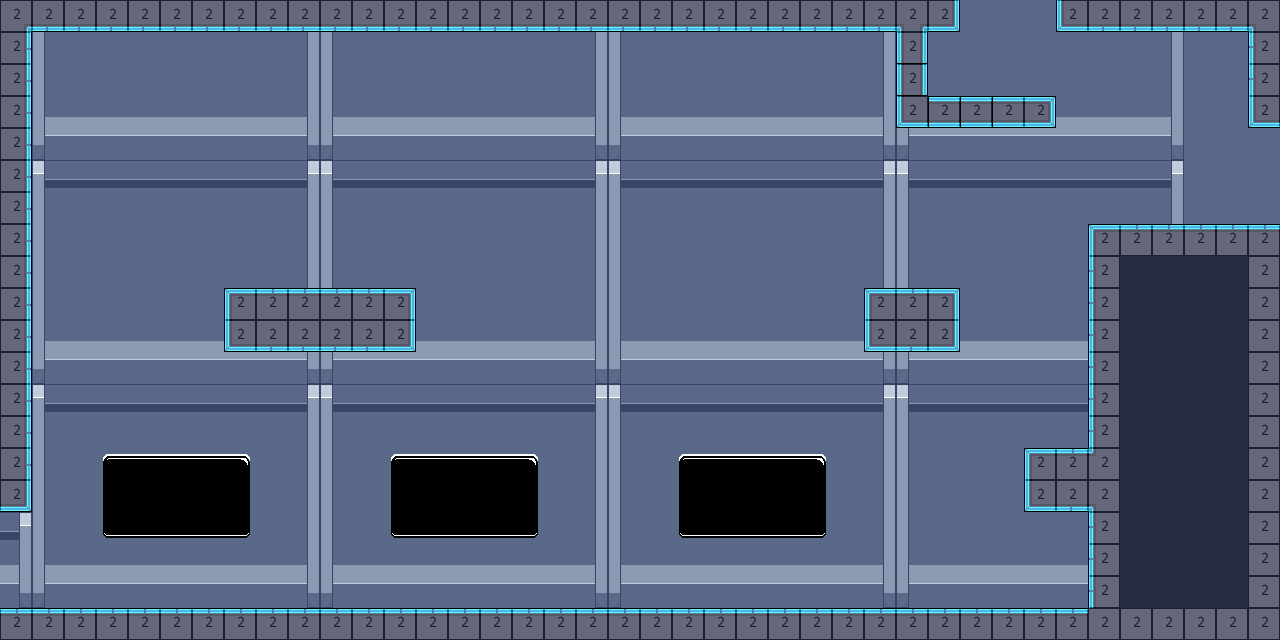

A 2D game scene composited from a Tiled map and its tileset images. What follows is a short description and the map's XML, with each tile layer's data collapsed to a summary:
An orthogonal 40x20 tile map with 32x32 px tiles, 4 tile layers (bg, mg, fg, collision), 2 tilesets and 13 objects (4x hoverbot, 2x Command - Computer Room, 2x Command - Trash Compactor, 2x Command - Backup Equipment, terminal, ...).

<map version="2017.05.26" orientation="orthogonal" renderorder="right-down" width="40" height="20" tilewidth="32" tileheight="32" nextobjectid="96">
 <tileset firstgid="1" name="32blocks" tilewidth="32" tileheight="32" tilecount="10" columns="10">
  <image source="32blocks.png" width="320" height="32" />
 </tileset>
 <tileset firstgid="11" name="shipTileset" tilewidth="32" tileheight="32" tilecount="513" columns="19">
  <image source="shipTileset.png" width="608" height="864" />
  <terraintypes>
   <terrain name="goop" tile="0" />
   <terrain name="purplegoop" tile="0" />
  </terraintypes>
  <tile id="16" terrain=",,,1" />
  <tile id="17" terrain=",,1,1" />
  <tile id="18" terrain=",,1," />
  <tile id="35" terrain=",1,,1" />
  <tile id="36" terrain="1,1,1,1" />
  <tile id="37" terrain="1,,1," />
  <tile id="54" terrain=",1,," />
  <tile id="55" terrain="1,1,," />
  <tile id="56" terrain="1,,," />
  <tile id="73" terrain="1,1,1," />
  <tile id="74" terrain="1,1,," />
  <tile id="75" terrain="1,1,,1" />
  <tile id="92" terrain="1,,1," />
  <tile id="94" terrain=",1,,1" />
  <tile id="111" terrain="1,,1,1" />
  <tile id="112" terrain=",,1,1" />
  <tile id="113" terrain=",1,1,1" />
  <tile id="346" terrain=",,,0" />
  <tile id="347" terrain=",,0,0" />
  <tile id="348" terrain=",,0," />
  <tile id="349" terrain=",0,0,0" />
  <tile id="350" terrain="0,,0,0" />
  <tile id="365" terrain=",0,,0" />
  <tile id="366" terrain="0,0,0,0" />
  <tile id="367" terrain="0,,0," />
  <tile id="368" terrain="0,0,,0" />
  <tile id="369" terrain="0,0,0," />
  <tile id="384" terrain=",0,," />
  <tile id="385" terrain="0,0,," />
  <tile id="386" terrain="0,,," />
 </tileset>
 <layer name="bg" width="40" height="20">
  <data>[800 cells, 797 non-empty, 22 distinct tile ids]</data>
 </layer>
 <layer name="mg" width="40" height="20">
  <data>[800 cells, 138 non-empty, 17 distinct tile ids]</data>
 </layer>
 <layer name="fg" width="40" height="20">
  <data>[800 cells, 1 non-empty, 1 distinct tile ids]</data>
 </layer>
 <layer name="collision" width="40" height="20" opacity="0.29">
  <data>[800 cells, 152 non-empty, 1 distinct tile ids]</data>
 </layer>
 <objectgroup name="Object Layer 1">
  <object id="54" name="travel" type="Command - Computer Room" x="933.454" y="11.1515" width="138.667" height="6" />
  <object id="55" name="d" type="Command - Computer Room" x="1003.21" y="68.1515" width="14" height="24" />
  <object id="85" name="travel" type="Command - Trash Compactor" x="2.66667" y="512.667" width="6.66667" height="94.6667" />
  <object id="86" name="d" type="Command - Trash Compactor" x="42" y="582" width="5.33333" height="5.33333" />
  <object id="87" name="travel" type="Command - Backup Equipment" x="1270.67" y="130" width="4" height="94" />
  <object id="88" name="d" type="Command - Backup Equipment" x="1219.33" y="191.333" width="11.3333" height="13.3333" />
  <object id="89" name="enemy" type="hoverbot" x="295" y="201" width="14" height="15" />
  <object id="90" name="enemy" type="hoverbot" x="551" y="334.5" width="14" height="15" />
  <object id="91" name="enemy" type="hoverbot" x="659" y="174.5" width="14" height="15" />
  <object id="92" name="enemy" type="hoverbot" x="143" y="81.5" width="14" height="15" />
  <object id="93" name="terminal" x="934" y="68" width="21" height="20">
   <properties>
    <property name="setflag" value="13" />
   </properties>
  </object>
  <object id="94" name="enemy" type="horizdoor" x="963" y="5" width="16" height="20">
   <properties>
    <property name="flag" value="13" />
   </properties>
  </object>
  <object id="95" name="enemy" type="hpup" x="298" y="263" width="13" height="15">
   <properties>
    <property name="flag" value="14" />
   </properties>
  </object>
 </objectgroup>
</map>
